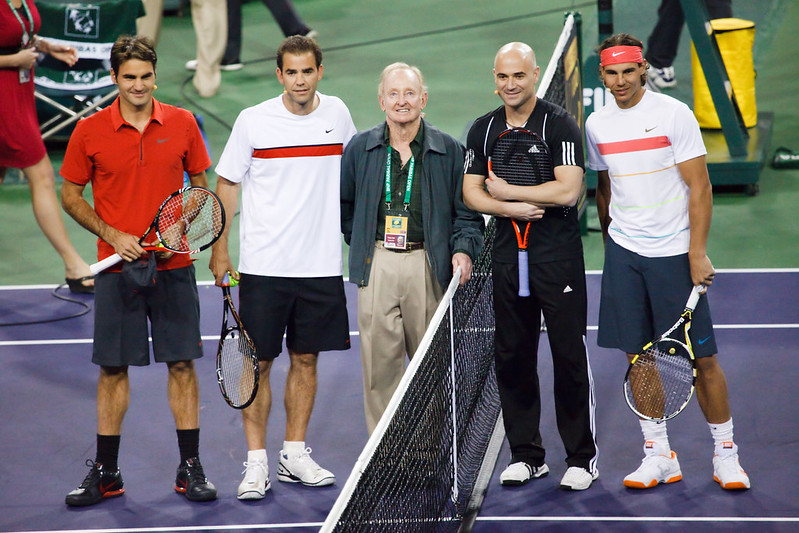
#> input picture example_data/4446582661_b188f82f3c_c.jpg, 799 x 533 px
$ python mk_f12_crop.py ../../../../example_data/4446582661_b188f82f3c_c.jpg ../../../../example_data/5850091922_73ba296093_c.jpg
#> lines starting #> are read from the running program, lines starting #| are printed output that depends on the picture
import sys
from PIL import Image, ImageEnhance
src, out = sys.argv[1], sys.argv[2]
im = Image.open(src).convert("RGB")
#> im is the input picture: PIL image 799x533 RGB; mean R, G, B 111.3, 105.1, 105
W, H, X0, Y0 = 508, 427, 90, 170
strip = Image.new("RGB", (4 * W + 3 * 4, H), "white")
#> strip: PIL image 2044x427 RGB; every value is 255
for k in range(4):
    p = im.crop((600 * k + X0, Y0, 600 * k + X0 + W, Y0 + H))
    p = Image.eval(p, lambda v: int(255 * (v / 255) ** 0.7))  # brighten the dark scene (gamma 0.7)
    p = ImageEnhance.Contrast(p).enhance(1.1)
    strip.paste(p, (k * (W + 4), 0))
#> this loop made 4 passes
#> pass 1, `p = im.crop((600 * k + X0, Y0, 600 * k + X0 + W, Y0 + H))`:
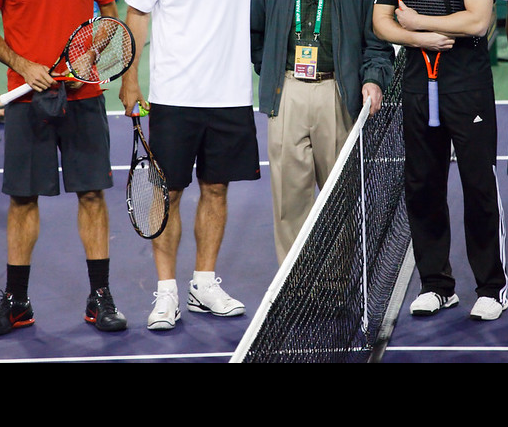
#> p: PIL image 508x427 RGB; mean R, G, B 86.1, 79, 84.5
#> pass 1, `p = Image.eval(p, lambda v: int(255 * (v / 255) ** 0.7))`:
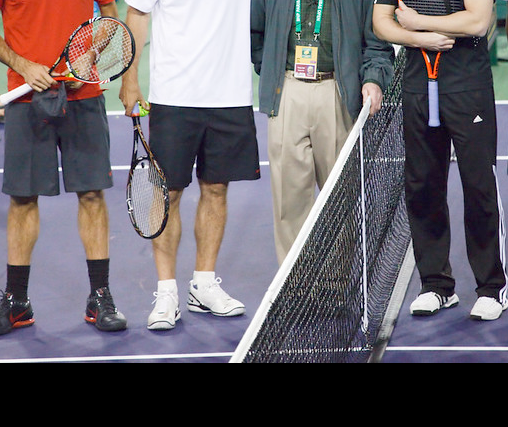
#> p: PIL image 508x427 RGB; mean R, G, B 106, 99.8, 105.4
#> pass 2, `p = im.crop((600 * k + X0, Y0, 600 * k + X0 + W, Y0 + H))`:
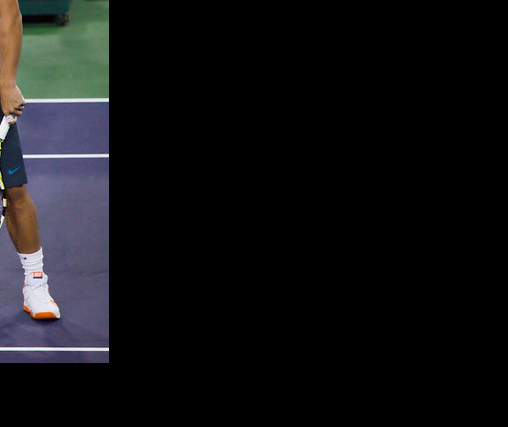
#> p: PIL image 508x427 RGB; mean R, G, B 17.8, 18, 19.7
#> after the loop: p: PIL image 508x427 RGB; every value is 0
#> after the loop:
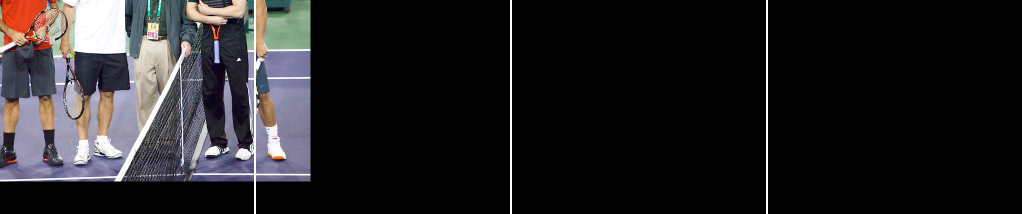
#> strip: PIL image 2044x427 RGB (shown at 1/2 size); mean R, G, B 34.4, 32.8, 34.7
strip.save(out, quality=90)

$ run again, on example_data/WhatsApp Image 2025-06-29 at 6.32.09 PM.jpeg
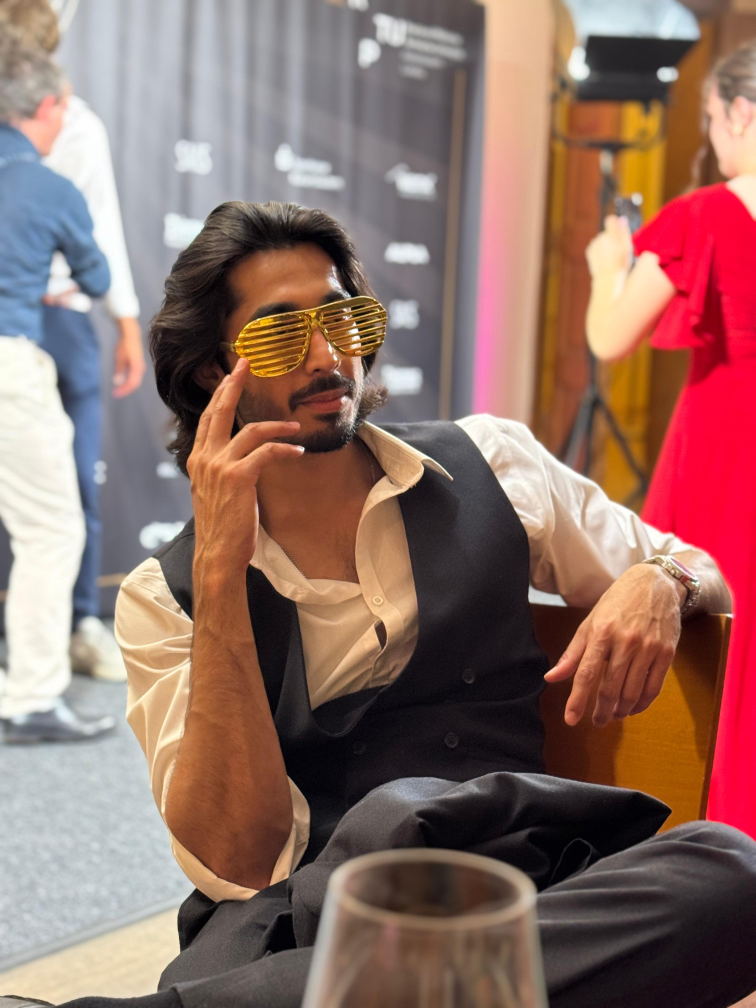
#> input picture example_data/WhatsApp Image 2025-06-29 at 6.32.09 PM.jpeg, 3024 x 4032 px (shown at 1/4 size)
#> im is the input picture: PIL image 3024x4032 RGB; mean R, G, B 144.3, 110.9, 103.2
#> after the loop `for k in range(4):`:
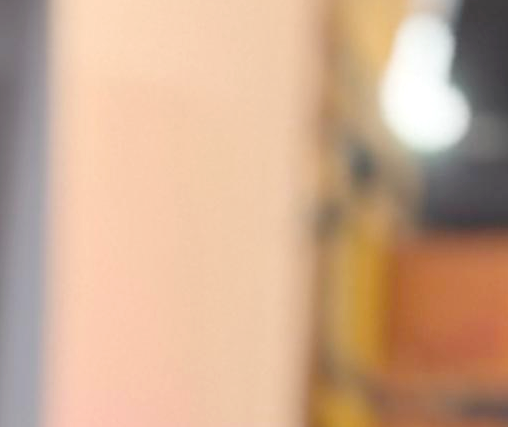
#> p: PIL image 508x427 RGB; mean R, G, B 204.9, 170.4, 144.1
#> after the loop `for k in range(4):`:
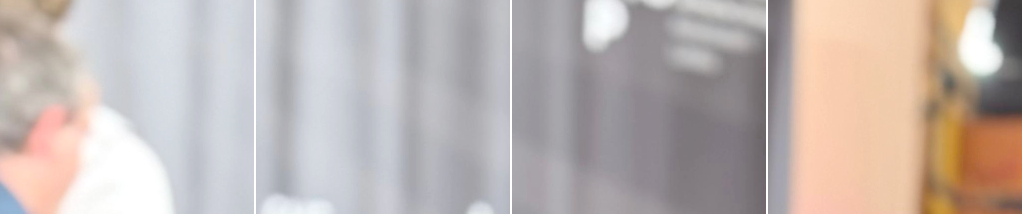
#> strip: PIL image 2044x427 RGB (shown at 1/2 size); mean R, G, B 191.1, 180.4, 176.5
